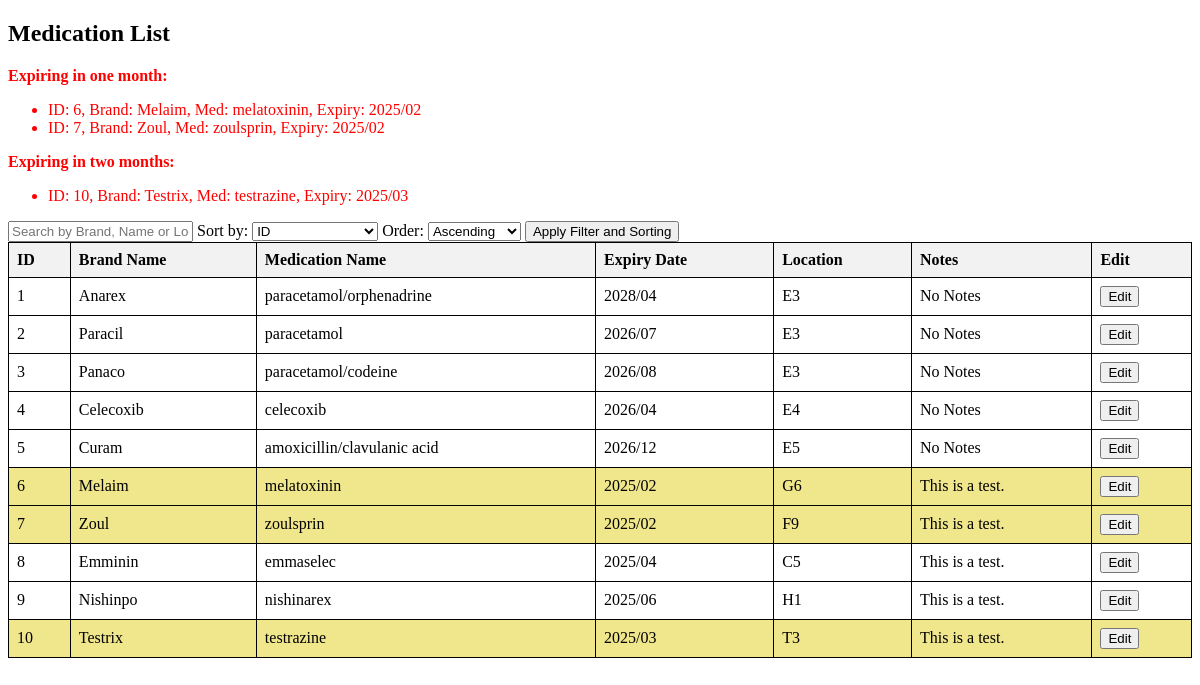
/medications, run on an earlier commit of the app's database.
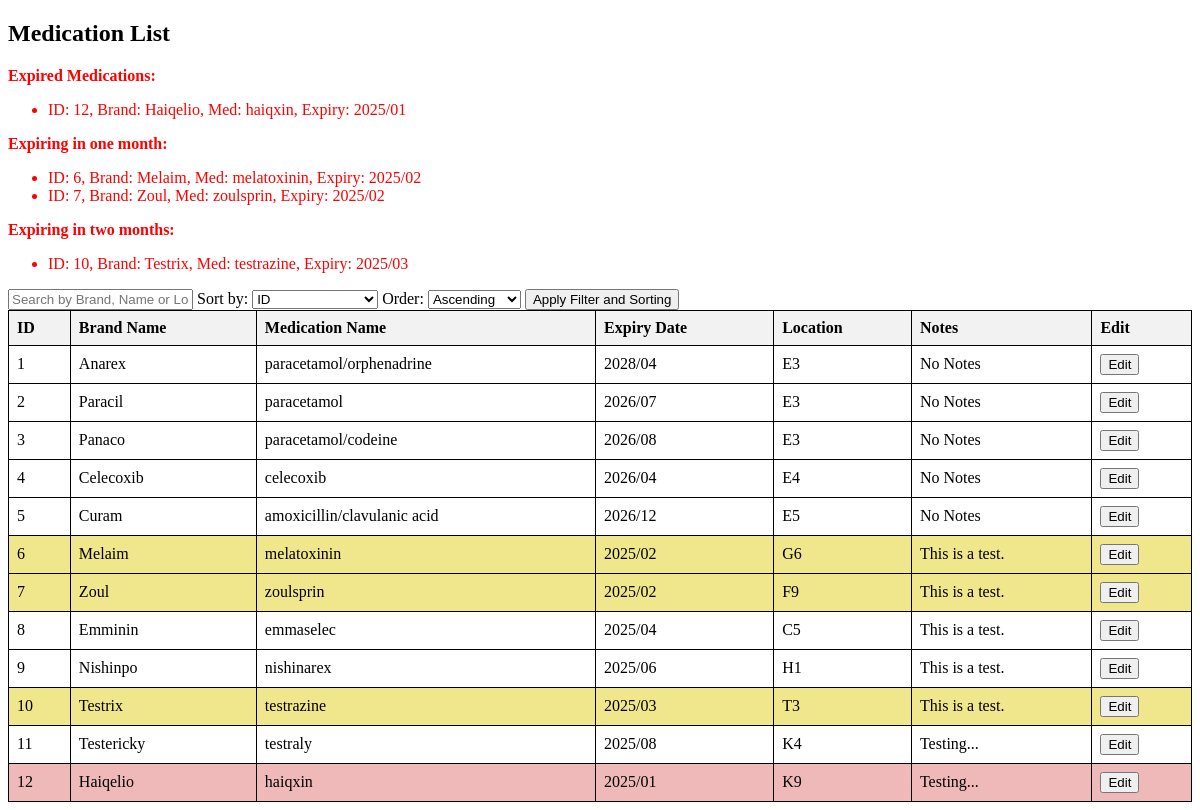
And on a later commit of the database.
### tables this page shows
CREATE TABLE medications (
            medication_id INTEGER PRIMARY KEY AUTOINCREMENT,
            brand_name TEXT NOT NULL,
            medication_name TEXT NOT NULL,
            expiry_date TEXT NOT NULL,
            location TEXT NOT NULL,
            notes TEXT
        );

### app.py (the view, shortened to what this page needs)
@app.route("/medications", methods=["GET"])
def medications():
    db = MedicationDatabase()
    search_term = request.args.get("search_term", "")
    sort_by = request.args.get("sort_by", "medication_id")
    sort_order = request.args.get("sort_order", "asc")
    with db as db_conn:
        query = "SELECT * FROM medications"
        query_args = []
        query += f" ORDER BY {sort_by} {sort_order}"
        db_conn.cursor.execute(query, query_args)
        medications = db_conn.cursor.fetchall()
    expiry_alerts = get_expiry_alerts(db)
    return render_template(
        "medications.html",
        medications=medications,
        sort_by=sort_by,
        search_term=search_term,
        sort_order=sort_order,
        expiry_alerts=expiry_alerts,
    )

### database.py (called while the page is built)
    def __enter__(self):
        self.conn = sqlite3.connect(self.db_name)
        self.cursor = self.conn.cursor()
        return self

    def __exit__(self, exc_type, exc_val, exc_tb):
        if self.conn:
            self.conn.close()

### templates/medications.html (shortened to what this page needs)
<!DOCTYPE html>
<html lang="en">
<head>
</head>
<body>
    <h2>Medication List</h2>
    {% if expiry_alerts['expired'] or expiry_alerts['expiring_in_one_month'] or expiry_alerts['expiring_in_two_months']
    or expiry_alerts['closest_expiry'] %}
    <div style="color: red;">
        {% if expiry_alerts['expired'] %}
        <p><strong>Expired Medications:</strong></p>
        <ul>
            {% for med in expiry_alerts['expired'] %}
            <li>ID: {{med[0]}}, Brand: {{med[1]}}, Med: {{med[2]}}, Expiry: {{med[3]}}
            </li>
            {% endfor %}
        </ul>
        {% endif %}
        {% if expiry_alerts['expiring_in_one_month'] %}
        <p><strong>Expiring in one month:</strong></p>
        <ul>
            {% for med in expiry_alerts['expiring_in_one_month'] %}
            <li>ID: {{med[0]}}, Brand: {{med[1]}}, Med: {{med[2]}}, Expiry: {{med[3]}}</li>
            {% endfor %}
        </ul>
        {% endif %}
        {% if expiry_alerts['expiring_in_two_months'] %}
        <p><strong>Expiring in two months:</strong></p>
        <ul>
            {% for med in expiry_alerts['expiring_in_two_months'] %}
            <li>ID: {{med[0]}}, Brand: {{med[1]}}, Med: {{med[2]}}, Expiry: {{med[3]}}</li>
            {% endfor %}
        </ul>
        {% endif %}
    </div>
    {% endif %}
    <form method="get">
        <input type="text" name="search_term" placeholder="Search by Brand, Name or Location"
            value="{{ search_term if search_term else ''}}">
        <label for="sort_by">Sort by:</label>
        <select name="sort_by" id="sort_by">
            <option value="medication_id" {% if sort_by=="medication_id" %}selected{% endif %}>ID</option>
        </select>
        <label for="sort_order">Order:</label>
        <select name="sort_order" id="sort_order">
            <option value="asc" {% if sort_order=="asc" %}selected{% endif %}>Ascending</option>
        </select>
        <button type="submit">Apply Filter and Sorting</button>
    </form>
    <table>
        <thead>
            <tr>
                <th>ID</th>
                <th>Brand Name</th>
                <th>Medication Name</th>
                <th>Expiry Date</th>
                <th>Location</th>
                <th>Notes</th>
                <th>Edit</th>
            </tr>
        </thead>
        <tbody>
            {% for medication in medications %}
            <tr
                class="{% if medication in expiry_alerts['expired'] %}expired{% elif medication in expiry_alerts['expiring_in_one_month'] or medication in expiry_alerts['expiring_in_two_months'] %}expiring{% endif %}">
                <td>{{ medication[0] }}</td>
                <td>{{ medication[1] }}</td>
                <td>{{ medication[2] }}</td>
                <td>{{ medication[3] }}</td>
                <td>{{ medication[4] }}</td>
                <td>{{ medication[5] if medication[5] else 'No Notes' }}</td>
                <td> <a href="/edit/{{medication[0]}}"><button>Edit</button></a> </td>
            </tr>
            {% endfor %}
        </tbody>
    </table>
</body>
</html>

### templates/medications.html (style rules this page uses)
table { border-collapse: collapse; width: 100%; }
th, td { border: 1px solid black; padding: 8px; text-align: left; }
th { background-color: #f2f2f2; }
.expired { background-color: #efb9b9; }
.expiring { background-color: #f0e68c; }

What changed in the data, as far as the page shows it:
added medications: medication_id "12", brand_name "Haiqelio", medication_name "haiqxin", expiry_date "2025/01", location "K9", notes "Testing..."
added medications: medication_id "11", brand_name "Testericky", medication_name "testraly", expiry_date "2025/08", location "K4", notes "Testing..."
Also different on the page:
text now shown: "Expired Medications:"
